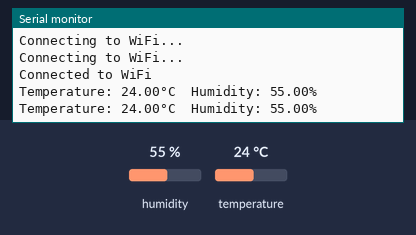
The sketch below on a simulated ESP32. Parts: the last lines printed to the serial monitor. Inputs (shaded band) come from the test bench; at power-on: humidity 55 %, temperature 24 °C. WiFi joins after 1.5 s; servers stay silent unless stated.

Above: at 3.5 s.
3.6 s: humidity set to 22 %
At 4.9 s:
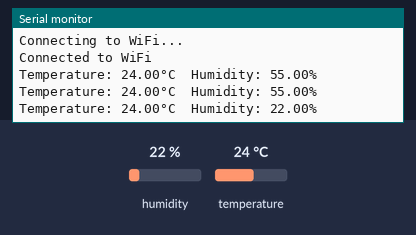
5.1 s: temperature set to 12 °C
At 6.2 s:
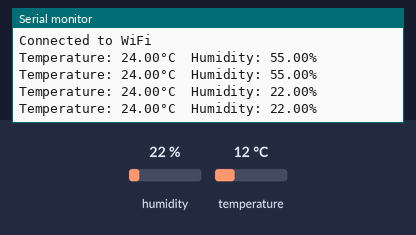
6.6 s: humidity set to 40 %
At 8.2 s:
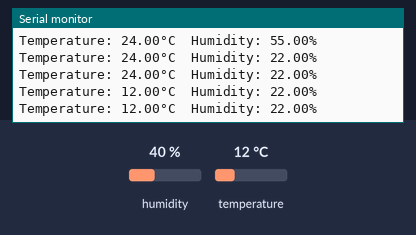
Timing chart, 0 to 9.7 s (numbered marks = the images above; inputs shaded):
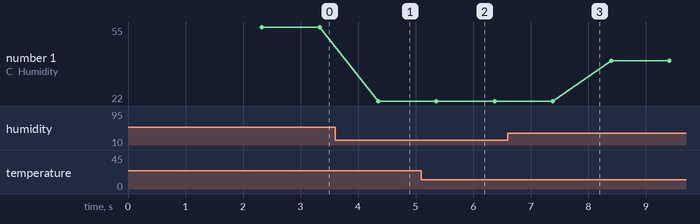

The sketch:

Weather_Monitoring_Blynk.ino
```cpp
#define BLYNK_TEMPLATE_ID "TMPL3eL5N9C-z"
#define BLYNK_TEMPLATE_NAME "Weather Monitoring"
#define BLYNK_AUTH_TOKEN "rL2fpT_U65dW46bE7IlHsGTJvELrNTJh"

#include <WiFi.h>
#include <BlynkSimpleEsp32.h>
#include <DHT.h>

// Blynk credentials
char auth[] = BLYNK_AUTH_TOKEN; // Replace with your Blynk authentication token

// Wi-Fi credentials
char ssid[] = "OP";       // Replace with your Wi-Fi SSID
char pass[] = "12345678";  // Replace with your Wi-Fi password

// DHT sensor settings
#define DHTPIN 4         // Define the pin for DHT sensor data (e.g., GPIO4)
#define DHTTYPE DHT11    // DHT11 or DHT22
DHT dht(DHTPIN, DHTTYPE);

// Variables to hold temperature and humidity data
float temperature = 0;
float humidity = 0;

// Virtual pin for sending temperature and humidity to Blynk app
#define VPIN_TEMP V1   // Blynk virtual pin for temperature
#define VPIN_HUMID V2  // Blynk virtual pin for humidity

void setup() {
  // Initialize serial communication
  Serial.begin(115200);

  // Initialize DHT sensor
  dht.begin();

  // Connect to Wi-Fi
  Serial.print("Connecting to Wi-Fi: ");
  Serial.println(ssid);
  WiFi.begin(ssid, pass);

  while (WiFi.status() != WL_CONNECTED) {
    delay(1000);
    Serial.println("Connecting to WiFi...");
  }

  Serial.println("Connected to WiFi");

  // Initialize Blynk
  Blynk.begin(auth, ssid, pass);
}

void readAndSendWeatherData() {
  // Read temperature and humidity from DHT sensor
  temperature = dht.readTemperature();  // Temperature in Celsius
  humidity = dht.readHumidity();        // Humidity in percentage

  // Check if readings are valid
  if (isnan(temperature) || isnan(humidity)) {
    Serial.println("Failed to read from DHT sensor!");
    return;
  }

  // Print weather data to serial monitor
  Serial.print("Temperature: ");
  Serial.print(temperature);
  Serial.print("°C");
  Serial.print("  Humidity: ");
  Serial.print(humidity);
  Serial.println("%");

  // Send data to Blynk
  Blynk.virtualWrite(VPIN_TEMP, temperature);
  Blynk.virtualWrite(VPIN_HUMID, humidity);
}

void loop() {
  // Run Blynk
  Blynk.run();

  // Read and send weather data every 10 seconds
  readAndSendWeatherData();
  delay(1000);  // Adjust delay as needed
}
```

Measured:
- after the input at 3.6 s, the serial monitor: prints a new line after 0.75 s (image 1)
- plotted number 1: 55 → 22 after the input at 3.6 s, 22 → 40 after the input at 6.6 s
